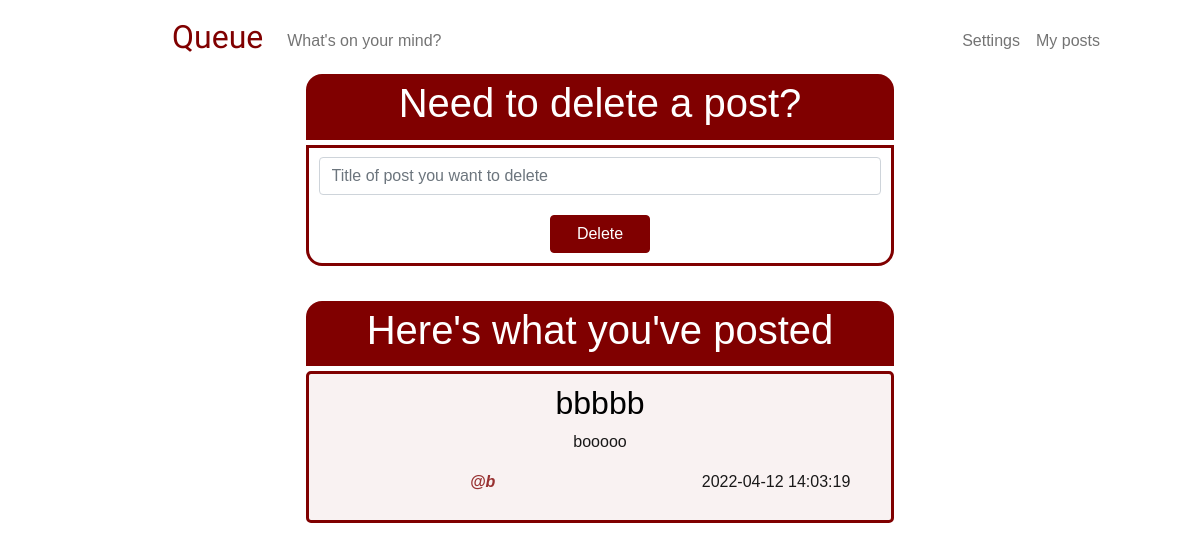
Before: /my-posts (signed in) with the older database file.
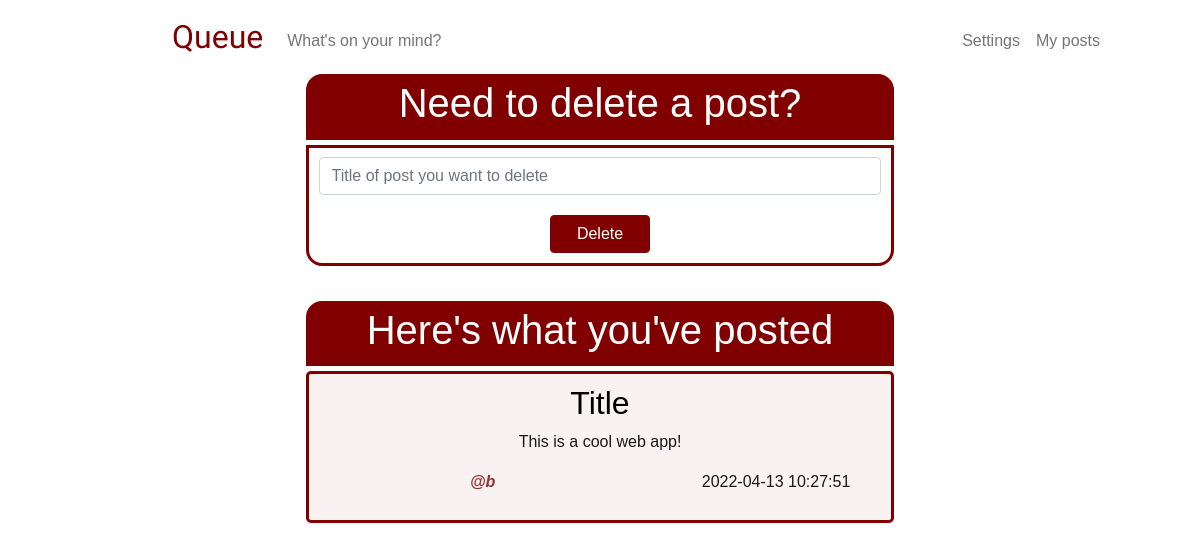
After: the same page with the newer database file.
### tables this page shows
CREATE TABLE 'posts' ('id' INTEGER PRIMARY KEY NOT NULL, 'content' TEXT NOT NULL, 'time' DATETIME DEFAULT CURRENT_TIMESTAMP, title TEXT, 'user_id'  INTEGER NOT NULL  , 'username' TEXT);

### app.py (the view)
@app.route("/my-posts", methods=["GET", "POST"])
@login_required
def my_posts():
    if request.method == "POST":
        if not request.form.get("delete-title"):
            error_delete_title = "*Type in title of post you want to delete"
            user_posts = db.execute("SELECT * FROM posts WHERE user_id = ? ORDER BY time DESC ", session["user_id"])
            return render_template("my_posts.html", error_delete_title=error_delete_title, user_posts= user_posts)
        delete_title = request.form.get("delete-title")
        rows = db.execute("SELECT * FROM posts WHERE  title = ? AND user_id = ? ", delete_title, session["user_id"])
        if len(rows) == 0:
            error_invalid_title = "*You don't have a post with such title"
            user_posts = db.execute("SELECT * FROM posts WHERE user_id = ? ORDER BY time DESC ", session["user_id"])
            return render_template("my_posts.html", error_invalid_title=error_invalid_title, user_posts= user_posts)
        else:
            delete_title = request.form.get("delete-title")
            db.execute("DELETE FROM posts WHERE title = ? AND user_id = ? ", delete_title, session["user_id"])
            user_posts = db.execute("SELECT * FROM posts WHERE user_id = ? ORDER BY time DESC ", session["user_id"])
            return render_template("my_posts.html", user_posts=user_posts)
    else:
        user_posts = db.execute("SELECT * FROM posts WHERE user_id = ? ORDER BY time DESC ", session["user_id"])
        return render_template("my_posts.html",  user_posts= user_posts)

### login_required.py (called while the page is built)
def login_required(f):
    @wraps(f)
    def decorated_function(*args, **kwargs):
        if session.get("user_id") is None:
            return redirect("/login")
        return f(*args, **kwargs)
    return decorated_function

### templates/my_posts.html (shortened to what this page needs)
{% extends "layout.html" %}
{% block main %}
    <div class="users-post-header">
        <h1> Need to delete a post? </h1>
    </div>
    <div class="users-post-container">
        <form action="/my-posts" method="post">
            <div class="mb-3">
                <input class="form-control" id="delete-title" name="delete-title" placeholder="Title of post you want to delete" type="text" >
            </div>
            <button class="btn btn-primary main-button" id="delete-button" type="submit"> Delete </button>
        </form>
    </div>
    <div class="others-post-header">
        <h1> Here's what you've posted </h1>
    </div>
    <div>
        {% for user_post in user_posts %}
            <div class="others-post-container">
                <h2>{{ user_post["title"] }} </h2>
                <p>{{ user_post["content"] }} </p>
                <div class="row">
                    <div class="column left">
                        <p class="username"><strong> @{{ user_post["username"] }} </strong></p>
                    </div>
                    <div class="column right">
                        <p> {{ user_post["time"] }} </p>
                    </div>
                </div>
            </div>
        {% endfor %}
    </div>
{% endblock %}

Changed rows visible on the page:
removed posts: title "bbbbb", content "booooo", username "b", time "2022-04-12 14:03:19"
added posts: title "Title", content "This is a cool web app!", username "b", time "2022-04-13 10:27:51"
